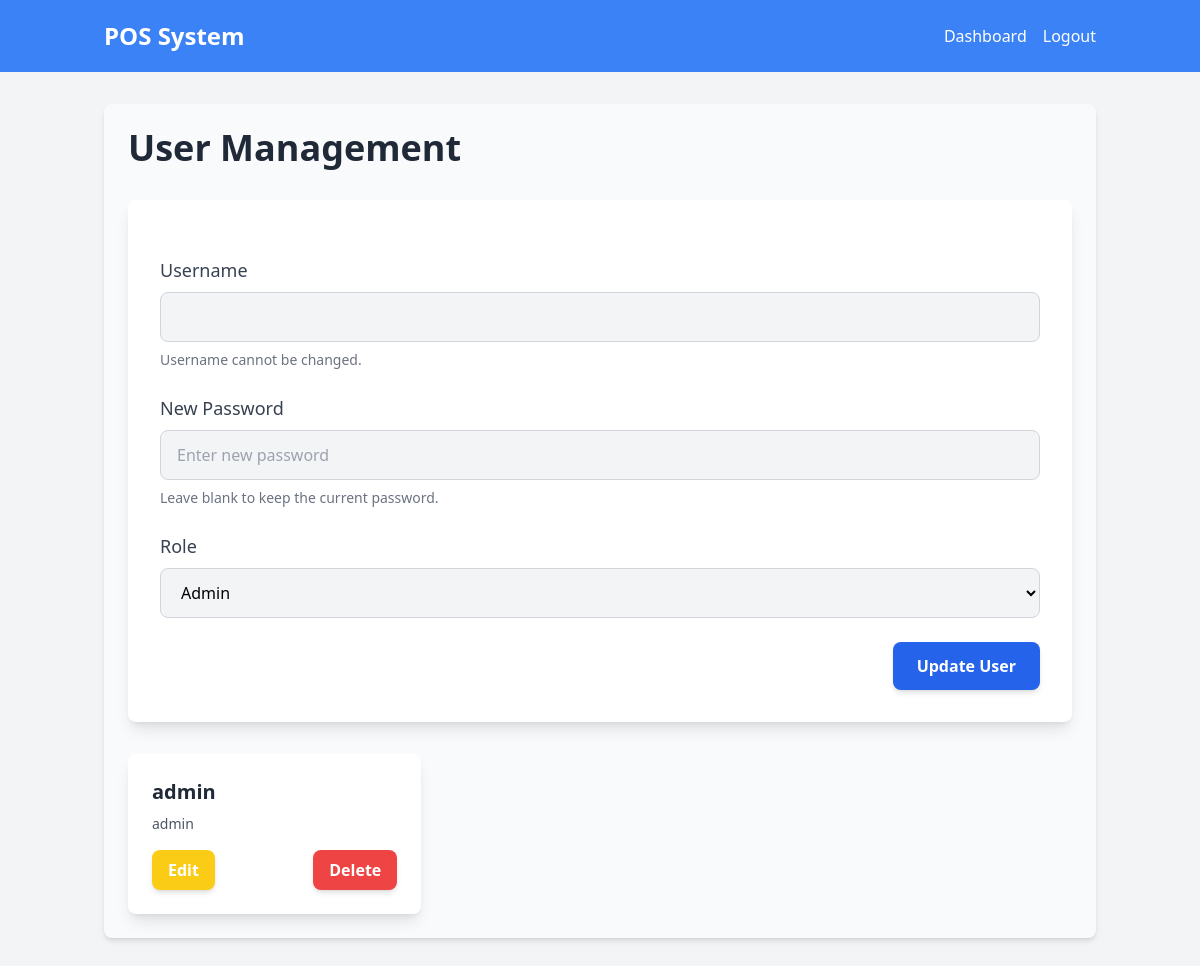
/user-management (signed in), run on an earlier commit of the app's database.
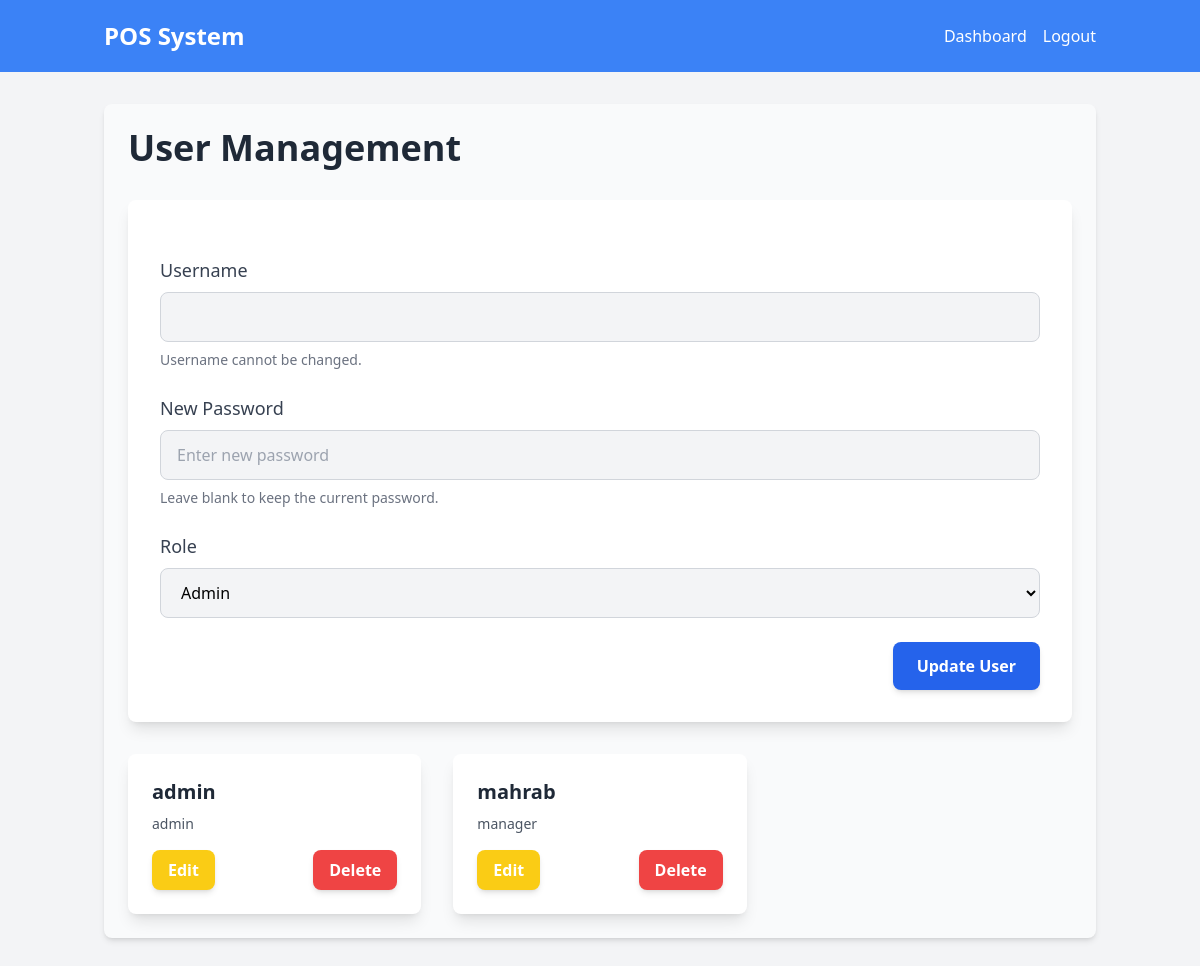
And on a later commit of the database.
### models.py (models this page shows, shortened)
class User(UserMixin, db.Model):
    id = db.Column(db.Integer, primary_key=True)
    username = db.Column(db.String(80), unique=True, nullable=False)
    password_hash = db.Column(db.String(128))
    role = db.Column(db.String(20), nullable=False)

### routes.py (the view, shortened to what this page needs)
    @app.route("/user-management", methods=['GET', 'POST'])
    @login_required
    def user_management():
        if current_user.role != 'admin':
            return redirect(url_for('dashboard'))
        users = User.query.all()
        return render_template('user_management.html', users=users)

### templates/user_management.html (shortened to what this page needs)
{% extends "base.html" %} {% block content %}
<div class="container mx-auto p-6 bg-gray-50 rounded-lg shadow-md">
  <h2 class="text-4xl font-bold text-gray-800 mb-8">User Management</h2>
  <div class="bg-white p-8 rounded-lg shadow-lg mb-8">
    <form method="POST" id="edit-form" class="space-y-6">
      <div>
        <label
          for="username"
          class="block text-lg font-medium text-gray-700 mb-2"
          >Username</label
        >
        <input
          type="text"
          name="username"
          id="username"
          readonly
          class="block w-full px-4 py-3 border border-gray-300 rounded-lg bg-gray-100 focus:ring-2 focus:ring-blue-500 focus:border-transparent"
        />
        <p class="mt-2 text-sm text-gray-500">Username cannot be changed.</p>
      </div>
      <div>
        <label
          for="password"
          class="block text-lg font-medium text-gray-700 mb-2"
          >New Password</label
        >
        <input
          type="password"
          name="password"
          id="password"
          placeholder="Enter new password"
          class="block w-full px-4 py-3 border border-gray-300 rounded-lg bg-gray-100 focus:ring-2 focus:ring-blue-500 focus:border-transparent"
        />
        <p class="mt-2 text-sm text-gray-500">
          Leave blank to keep the current password.
        </p>
      </div>
      <div>
        <label for="role" class="block text-lg font-medium text-gray-700 mb-2"
          >Role</label
        >
        <select
          name="role"
          id="role"
          class="block w-full px-4 py-3 border border-gray-300 rounded-lg bg-gray-100 focus:ring-2 focus:ring-blue-500 focus:border-transparent"
        >
          <option value="admin">Admin</option>
        </select>
      </div>
      <div class="flex justify-end">
        <button
          type="submit"
          class="bg-blue-600 hover:bg-blue-700 text-white font-bold py-3 px-6 rounded-lg shadow-md transition duration-300"
        >
          Update User
        </button>
      </div>
    </form>
  </div>
  <div class="grid grid-cols-1 sm:grid-cols-2 lg:grid-cols-3 gap-8">
    {% for user in users %}
    <div
      class="bg-white p-6 rounded-lg shadow-lg hover:shadow-xl transition duration-300"
    >
      <h3 class="text-xl font-bold text-gray-800 mb-2">{{ user.username }}</h3>
      <p class="text-sm text-gray-600 mb-4">{{ user.role }}</p>
      <div class="flex justify-between items-center">
        <button
          onclick="editUser('{{ user.id }}', '{{ user.username }}', '{{ user.role }}')"
          class="bg-yellow-400 hover:bg-yellow-500 text-white font-bold py-2 px-4 rounded-lg shadow-md transition duration-300"
        >
          Edit
        </button>
        <form method="POST" style="display: inline">
          <button
            type="submit"
            class="bg-red-500 hover:bg-red-600 text-white font-bold py-2 px-4 rounded-lg shadow-md transition duration-300"
          >
            Delete
          </button>
        </form>
      </div>
    </div>
    {% endfor %}
  </div>
</div>
{% endblock %}

What changed in the data, as far as the page shows it:
added User: username "mahrab", role "manager"
